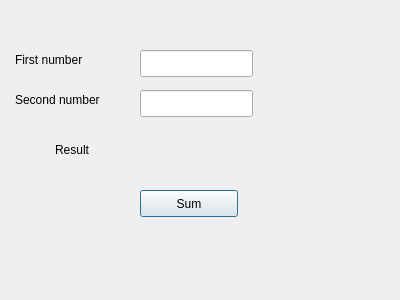
<?xml version="1.0" encoding="UTF-8"?>
<ui version="4.0">
 <class>Dialog</class>
 <widget class="QDialog" name="Dialog">
  <property name="geometry">
   <rect>
    <x>0</x>
    <y>0</y>
    <width>400</width>
    <height>300</height>
   </rect>
  </property>
  <property name="windowTitle">
   <string>Dialog</string>
  </property>
  <widget class="QPushButton" name="pushButtonSum">
   <property name="geometry">
    <rect>
     <x>140</x>
     <y>190</y>
     <width>98</width>
     <height>27</height>
    </rect>
   </property>
   <property name="text">
    <string>Sum</string>
   </property>
  </widget>
  <widget class="QLabel" name="labelNumber1">
   <property name="geometry">
    <rect>
     <x>15</x>
     <y>50</y>
     <width>111</width>
     <height>20</height>
    </rect>
   </property>
   <property name="text">
    <string>First number</string>
   </property>
  </widget>
  <widget class="QLabel" name="labelNumber2">
   <property name="geometry">
    <rect>
     <x>15</x>
     <y>90</y>
     <width>111</width>
     <height>20</height>
    </rect>
   </property>
   <property name="text">
    <string>Second number</string>
   </property>
  </widget>
  <widget class="QLabel" name="labelResult">
   <property name="geometry">
    <rect>
     <x>55</x>
     <y>140</y>
     <width>81</width>
     <height>20</height>
    </rect>
   </property>
   <property name="text">
    <string>Result</string>
   </property>
  </widget>
  <widget class="QLineEdit" name="lineEditNumber1">
   <property name="geometry">
    <rect>
     <x>140</x>
     <y>50</y>
     <width>113</width>
     <height>27</height>
    </rect>
   </property>
  </widget>
  <widget class="QLineEdit" name="lineEditNumber2">
   <property name="geometry">
    <rect>
     <x>140</x>
     <y>90</y>
     <width>113</width>
     <height>27</height>
    </rect>
   </property>
  </widget>
 </widget>
 <resources/>
 <connections/>
</ui>
